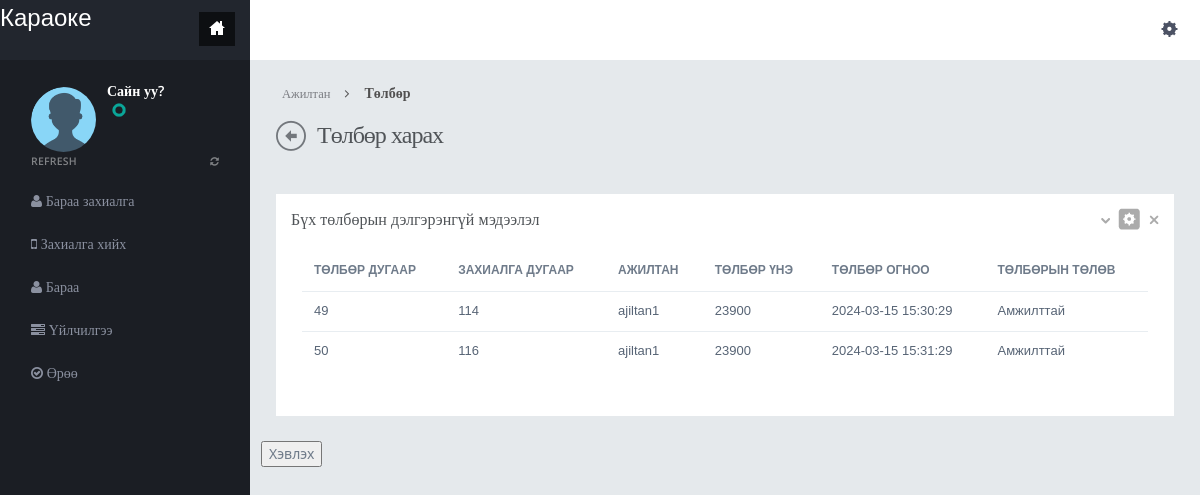
/pay.php, run on an earlier commit of the app's database.
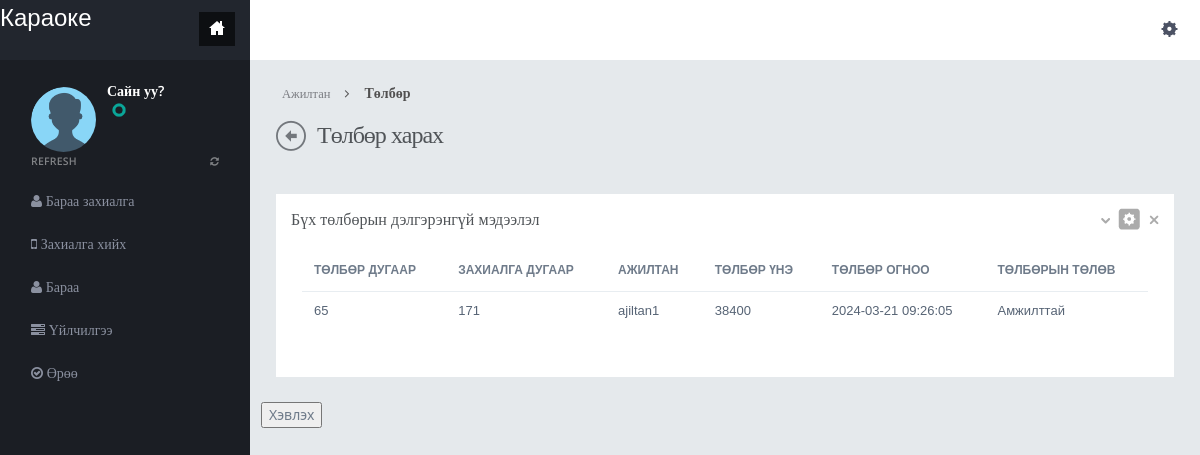
And on a later commit of the database.
### tables this page shows
CREATE TABLE `payment` (
  `PaymentID` int(11) NOT NULL,
  `OrderID` int(11) NOT NULL,
  `WorkerName` varchar(255) NOT NULL,
  `Amount` int(100) DEFAULT NULL,
  `PaymentDate` timestamp NOT NULL DEFAULT current_timestamp(),
  `Status` varchar(10) DEFAULT NULL
);

### pay.php (the view, shortened to what this page needs)
<?php
include("dbconnection.php");
?>
<!DOCTYPE html>
<html>
<head>
<link href="assets/plugins/pace/pace-theme-flash.css" rel="stylesheet" type="text/css" media="screen"/>
<link href="assets/plugins/bootstrap-wysihtml5/bootstrap-wysihtml5.css" rel="stylesheet" type="text/css"/>
<link href="assets/plugins/boostrapv3/css/bootstrap.min.css" rel="stylesheet" type="text/css"/>
<link href="assets/plugins/boostrapv3/css/bootstrap-theme.min.css" rel="stylesheet" type="text/css"/>
<link href="assets/plugins/font-awesome/css/font-awesome.css" rel="stylesheet" type="text/css"/>
<link href="assets/css/animate.min.css" rel="stylesheet" type="text/css"/>
<link href="assets/plugins/jquery-scrollbar/jquery.scrollbar.css" rel="stylesheet" type="text/css"/>
<link href="assets/css/style.css" rel="stylesheet" type="text/css"/>
<link href="assets/css/responsive.css" rel="stylesheet" type="text/css"/>
<link href="assets/css/custom-icon-set.css" rel="stylesheet" type="text/css"/>
</head>
<body class="">
<?php include("header.php");?>
<div class="page-container row">
  <?php include("leftbar.php");?>
    </div>
  </div>
  <div class="page-content">
    <div class="content">
      <ul class="breadcrumb">
        <li>
          <p>Ажилтан</p>
        </li>
        <li><a href="#" class="active">Төлбөр</a></li>
      </ul>
      <div class="page-title"> <i class="icon-custom-left"></i>
        <h3>Төлбөр харах</h3>
      </div>
      <br>
      <div class="row">
                    <div class="col-md-12">
                        <div class="row">
                            <div class="col-md-12">
                                <div class="grid simple ">
                                    <div class="grid-title no-border">
                                        	<h4>Бүх төлбөрын дэлгэрэнгүй мэдээлэл</h4>
                                        <div class="tools">	<a href="javascript:;" class="collapse"></a>
											<a href="product-regist.php"  class="config"></a>
											<a href="javascript:;" class="remove"></a>
                                        </div>
                                    </div>
                                    <div class="grid-body no-border">
                                            <table class="table table-hover no-more-tables" id="dataTable">
                                                <thead>
                                                    <tr>
                                                        <th>Төлбөр дугаар</th>
                                                        <th>Захиалга дугаар</th>
                                                        <th>Ажилтан</th>
                                                        <th>Төлбөр үнэ</th>
                                                        <th>Төлбөр огноо</th>
                                                        <th>Төлбөрын төлөв</th>
                                                    </tr>
                                                </thead>
                                                <tbody>
                                                <?php $ret=mysqli_query($con,"select * from payment");
												while($row=mysqli_fetch_array($ret))
												{
												?>
                                                    <tr>
                                                        <td><?php echo $row['PaymentID'];?></td>
                                                        <td><?php echo $row['OrderID'];?></td>
                                                        <td><?php echo $row['WorkerName'];?></td>
                                                        <td><?php echo $row['Amount'];?></td>
                                                        <td><?php echo $row['PaymentDate'];?></td>
                                                        <td><?php echo $row['Status'];?></td>
                                                    </tr>
                                                    <?php  } ?>
                                                </tbody>
                                            </table>
                                    </div>
                                </div>
                    </div>
                    <button id="exportButton">Хэвлэх</button>
                            </div>
                        </div>
                    </div>
					</div>
                </div>
            </div>
</body>
</html>

What changed in the data, as far as the page shows it:
removed payment: PaymentID "49", OrderID "114", WorkerName "ajiltan1", Amount "23900", PaymentDate "2024-03-15 15:30:29", Status "Амжилттай"
removed payment: PaymentID "50", OrderID "116", WorkerName "ajiltan1", Amount "23900", PaymentDate "2024-03-15 15:31:29", Status "Амжилттай"
added payment: PaymentID "65", OrderID "171", WorkerName "ajiltan1", Amount "38400", PaymentDate "2024-03-21 09:26:05", Status "Амжилттай"
